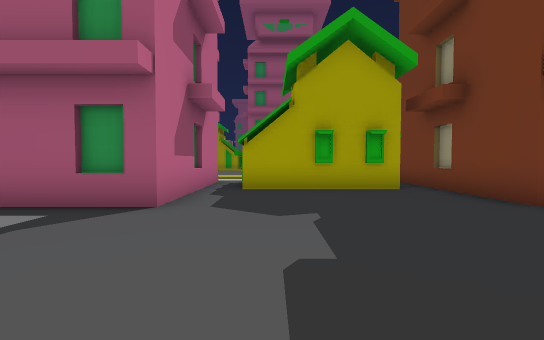
[1] (above)

24 first-person views from a walk through a 3-D level made in the Unity game engine. The camera is 1.4 m above the floor, tilts 2° down and sees 85° across. The floor is counted in squares, 2 m on a side. Each view is taken from the middle of a square. On the plan, view 1 faces up. The plan holds only what a view shows up to about 10 squares ahead; the rest is blank. The place goes on beyond the plan. The player character is not drawn.

[2]
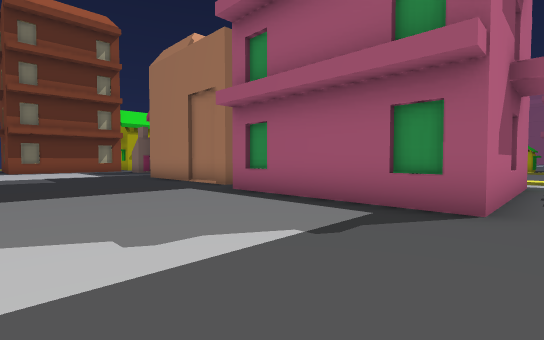

[3]
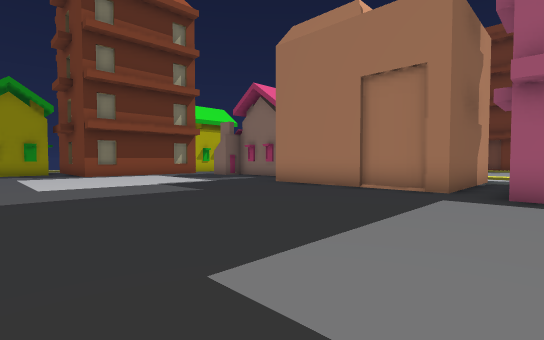

[4]
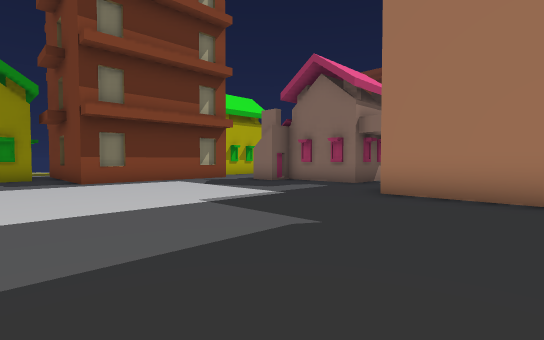

[5]
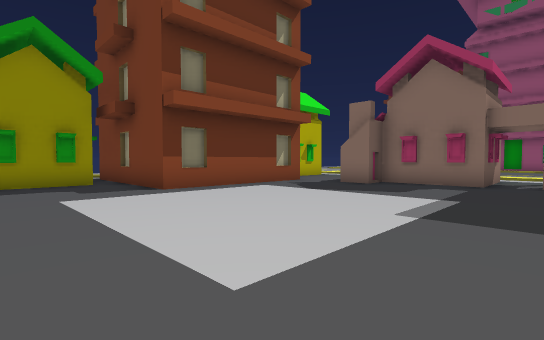

[6]
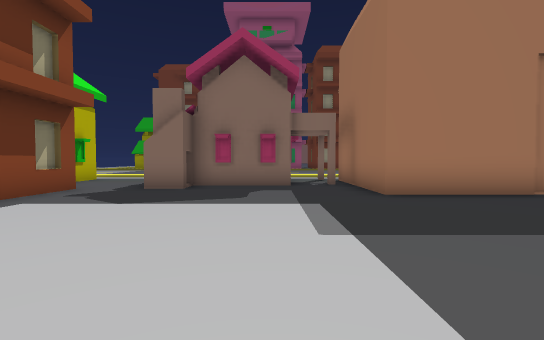

[7]
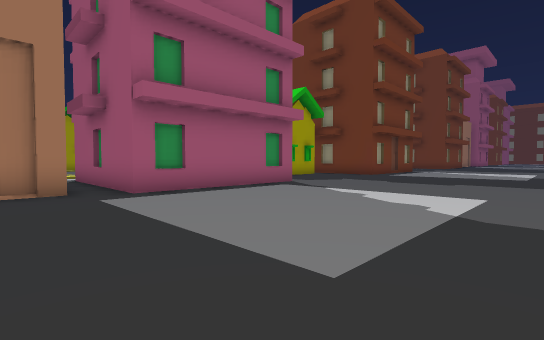

[8]
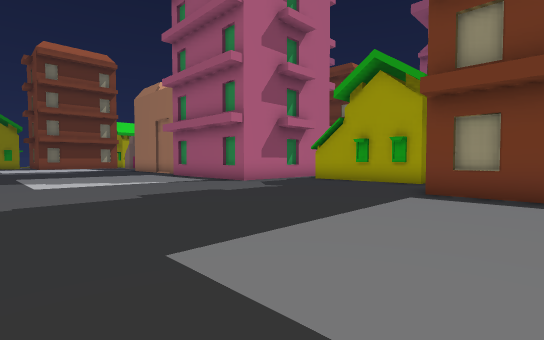

[9]
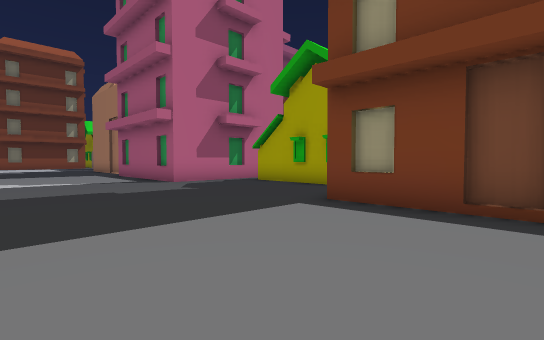

[10]
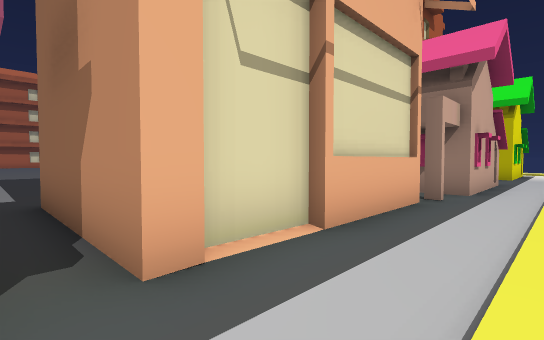

[11]
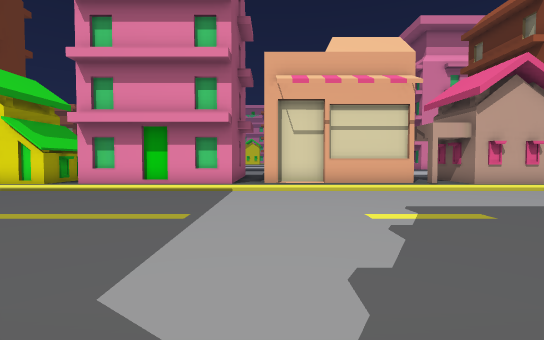

[12]
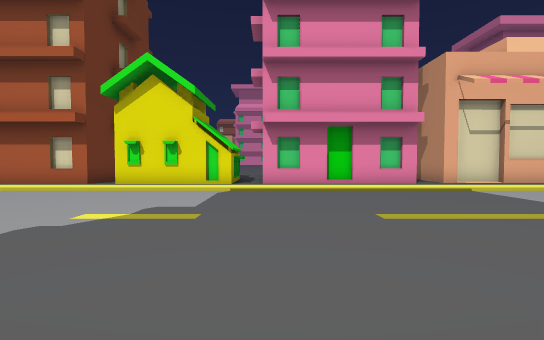

[13]
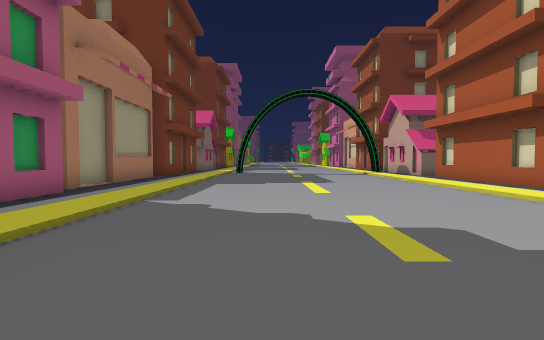

[14]
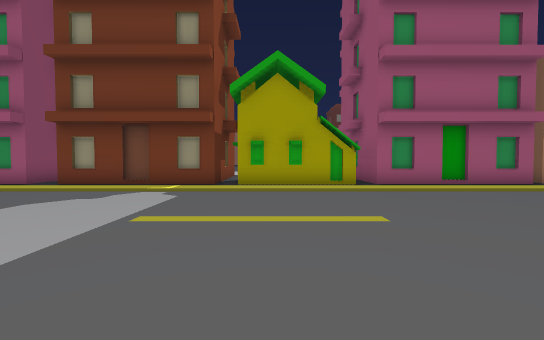

[15]
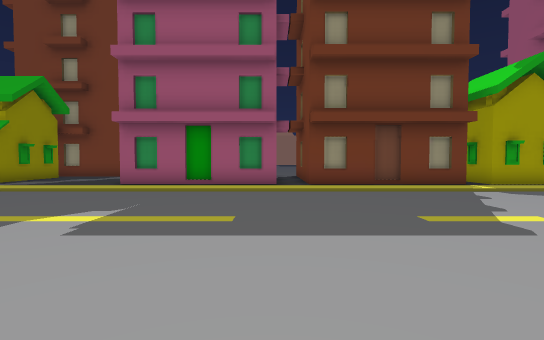

[16]
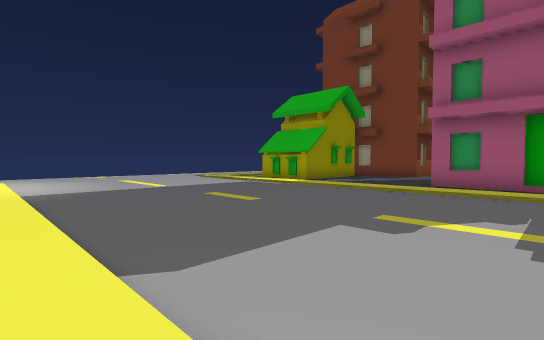

[17]
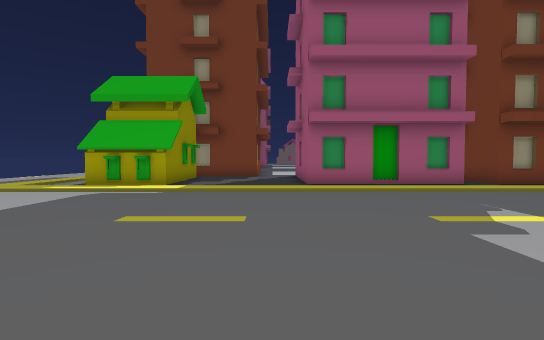

[18]
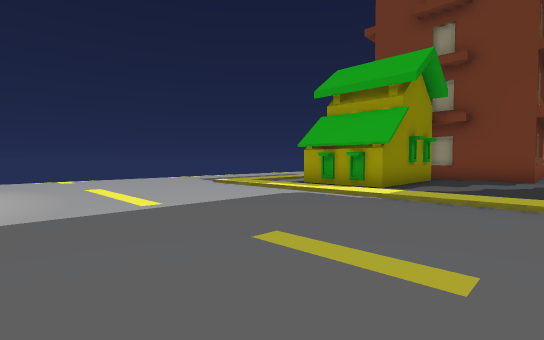

[19]
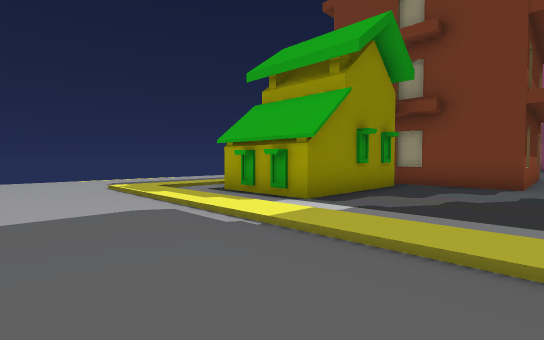

[20]
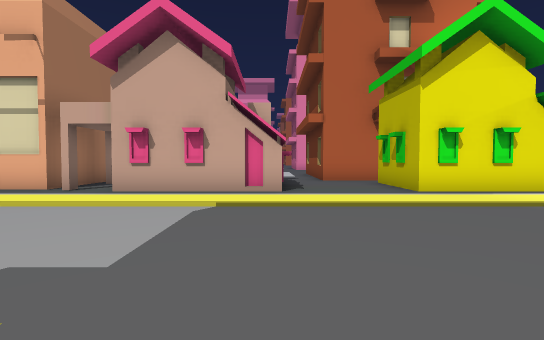

[21]
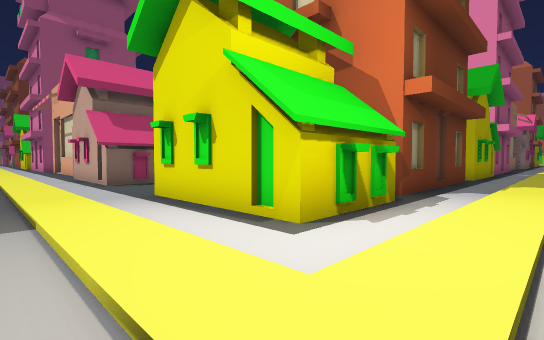

[22]
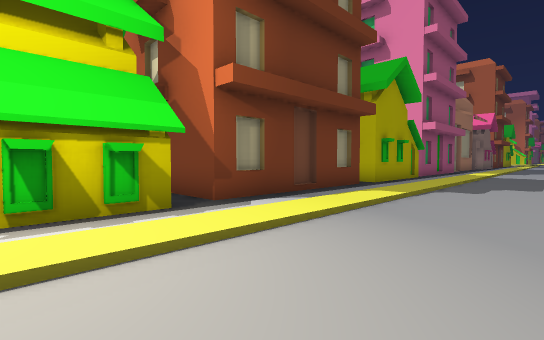

[23]
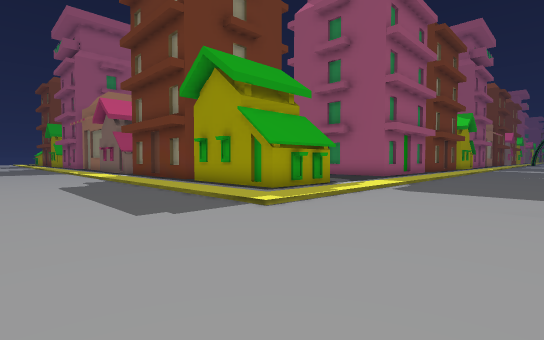

[24]
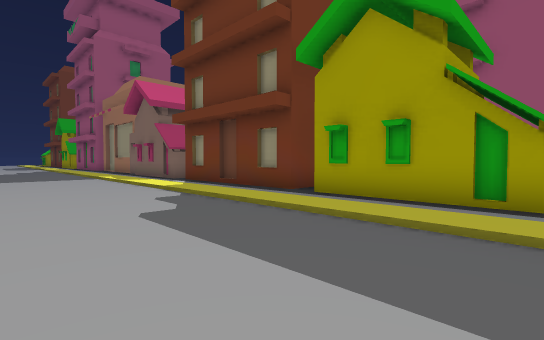

### Floor plan
Key: @ floor where view 1 was taken; # wall or solid block; . main floor; : floor 0.25 m higher than the main floor; / step, stairs or slope.
Columns run from 30 left of view 1 to 7 right of it. Each row starts with its distance up from view 1.
 32  ..
 31  ../
 30  ..//
 29 ...//.#   #
 28 ...//.#   #
 27 ...//.#   #
 26 ...//.#   #
 25 ...//.#####.
 24 ...//.##....
 23 ...//####...
 22 ...//# ##...
 21 ...//###....##########################
 20 ...//.##...........  .      ..........
 19 ...///////////////////////////////////
 18 ......................................
 17 ......................................
 16 ......................................
 15 ......................................
 14 ......................................
 13   ....................................
 12   ....................................
 11    /::::::::::::::::::::::::::::::::::
 10    //.................................
  9  ..//#####..####..#####.##############
  8  ..//#   #..####..#   #.#   ####
  7  ..//##  #..####..#   #.#   #.#####
  6  ..//.#####.......#   #.#   #.....#
  5  ..//.#   #.......#####.#####.....####
  4  ..//.#   #...........................
  3  ..//.#   #...........................
  2  ..//.#   #...........................
  1  ..//.#####...........................
  0  ..//###......................@.......
 -1   .//# ##............................
 -2   .//   #............................

Where each view was taken, in squares from view 1:
view 1: 0 up, 0 right, facing up
view 2: 0 up, 1 left, facing up-left
view 3: 2 down, 6 left, facing up-left
view 4: 1 down, 10 left, facing up-left
view 5: 2 down, 13 left, facing up-left
view 6: 1 down, 15 left, facing up
view 7: 2 down, 9 left, facing up-right
view 8: 2 down, 6 right, facing up-left
view 9: 0 up, 7 right, facing up-left
view 10: 11 up, 7 left, facing down-left
view 11: 19 up, 8 left, facing down
view 12: 19 up, 2 left, facing down
view 13: 16 up, 3 left, facing right
view 14: 11 up, 5 left, facing up
view 15: 11 up, 13 left, facing up
view 16: 11 up, 15 left, facing up-left
view 17: 11 up, 19 left, facing up
view 18: 13 up, 19 left, facing up-left
view 19: 16 up, 19 left, facing up-left
view 20: 16 up, 18 left, facing down
view 21: 12 up, 27 left, facing down-right
view 22: 9 up, 29 left, facing down-right
view 23: 15 up, 30 left, facing up-right
view 24: 20 up, 30 left, facing up-right
